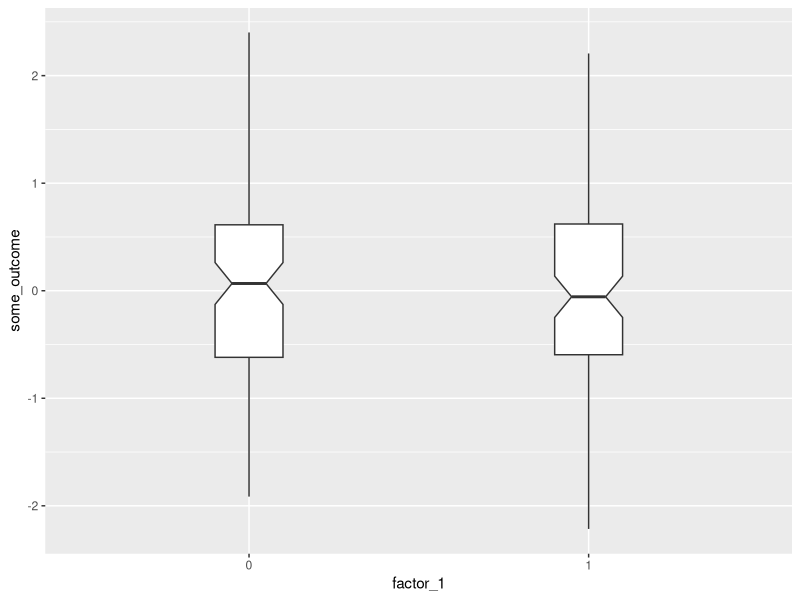
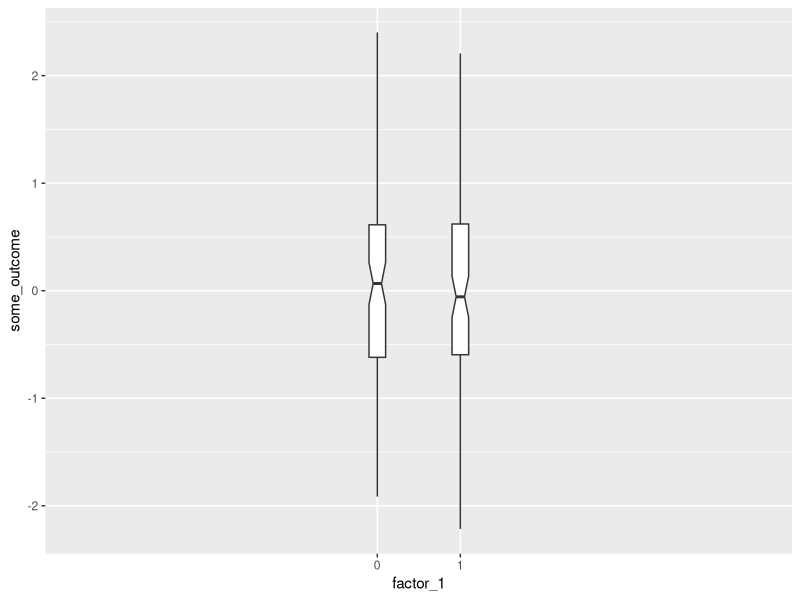
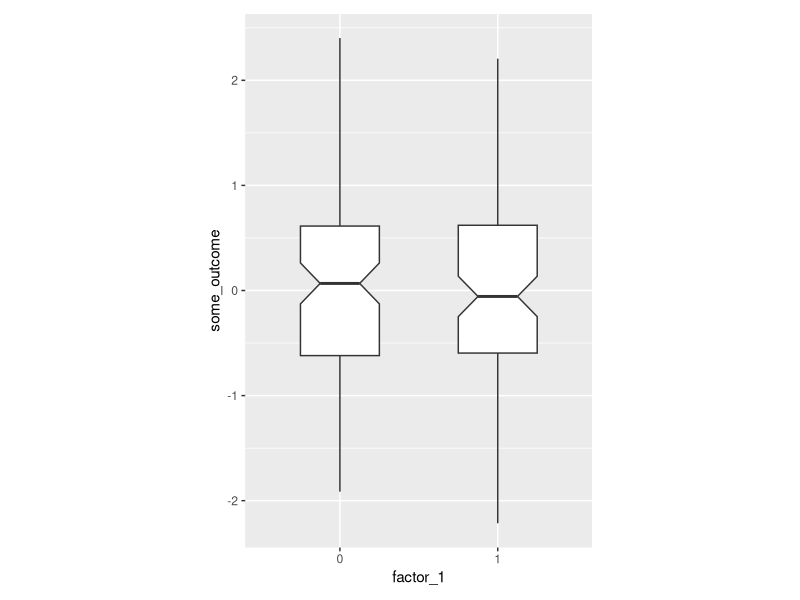
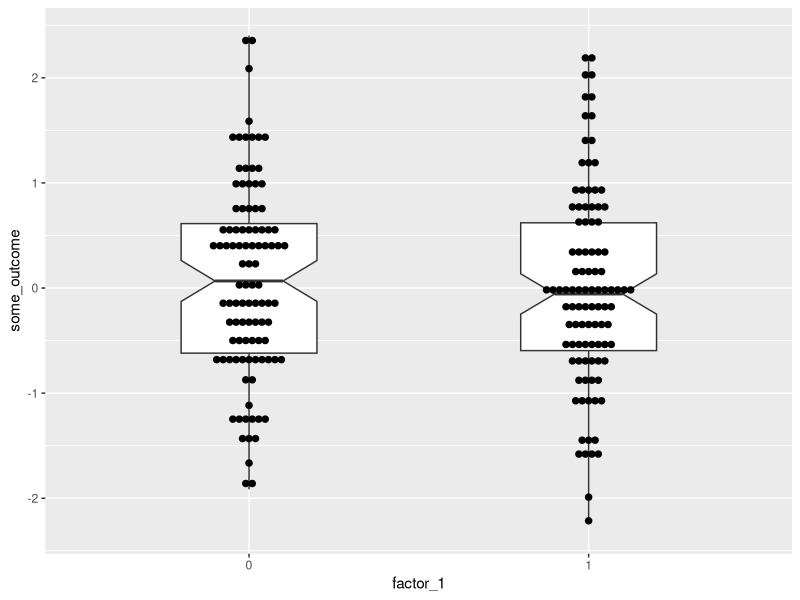

The R script that drew these images, in order:
## ---- chunk 1
knitr::opts_chunk$set(echo = TRUE)
## ---- chunk 2

library(ggplot2)
library(dplyr)

set.seed(1)

some_data <- data.frame(factor_1 = c("0", "1"),
                        some_outcome = rnorm(200))

some_data %>%
  ggplot(aes(x=factor_1,
             y=some_outcome)) + 
  geom_boxplot(width = 0.2, notch = TRUE)

some_data %>%
  ggplot(aes(x=factor_1,
             y=some_outcome)) + 
  geom_boxplot(width = 0.2, notch = TRUE) + 
        scale_x_discrete(expand = c(2,2))

some_data %>%
  ggplot(aes(x=factor_1,
             y=some_outcome)) + 
  geom_boxplot(width = 0.5, notch = TRUE) +
  theme(plot.margin = margin(10, 150, 10, 150))

some_data %>%
  ggplot(aes(x=factor_1,
             y=some_outcome)) + 
  geom_boxplot(width = 0.4, notch = TRUE) + 
  geom_dotplot(binaxis='y', stackdir='center',
  stackratio=1, dotsize=0.4, fill="black")

